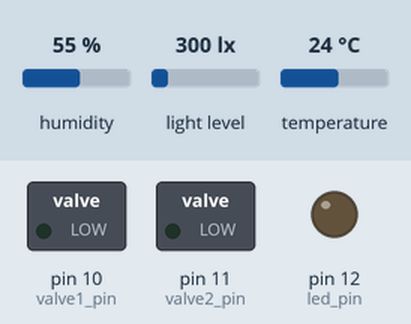
A sketch run on a simulated Arduino Uno, built with avr-gcc and run on an emulated ATmega328P. Shown: switched loads named in the sketch (green lamp = pin HIGH), output pins drawn as LEDs (lit = HIGH). The test bench sets the inputs (shaded band); at power-on: light level 300 lx, temperature 24 °C, humidity 55 %. Pins used as bus, display or sensor lines are not drawn; what the sketch prints to the serial monitor is not drawn.

Above: at 4.3 s.
4.4 s: light level set to 111 lx
12.0 s: light level set to 94 lx
At 20.7 s:
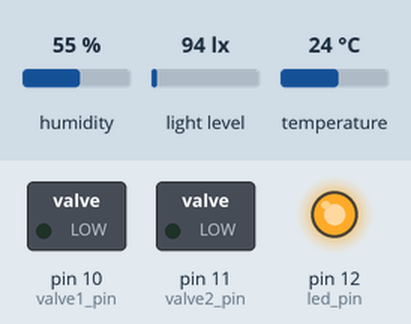
21.0 s: temperature set to 10.8 °C
22.5 s: temperature set to 9.6 °C
24.9 s: light level set to 500 lx
At 37.9 s:
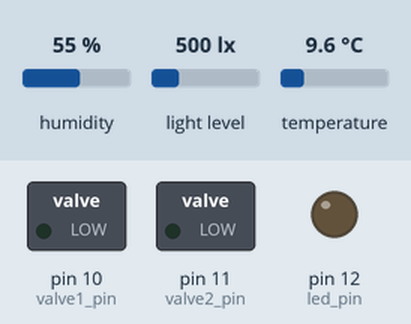
38.5 s: light level set to 40 lx
At 46.9 s:
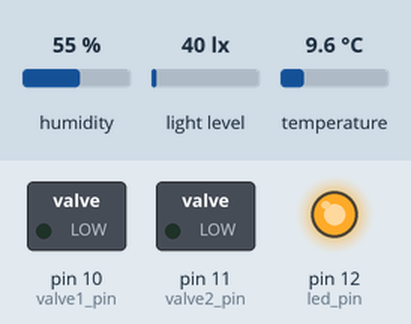
Timing chart, 0 to 48.2 s (numbered marks = the images above; inputs shaded):
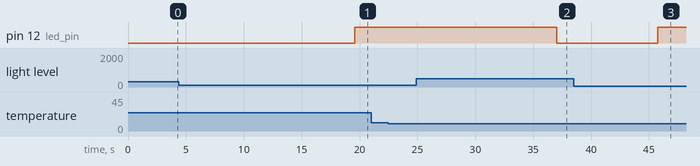

Measured:
- the behaviour switches between 101 and 100 lx on light level (found by bisection; images 0 and 1)
- after the input at 4.4 s, every drawn part: stays the same
- after the input at 12.0 s, pin 12 (led_pin): LOW → HIGH after 7.6 s
- after the input at 21.0 s, every drawn part: stays the same
- after the input at 22.5 s, every drawn part: stays the same
- after the input at 24.9 s, pin 12 (led_pin): HIGH → LOW after 12.1 s
- after the input at 38.5 s, pin 12 (led_pin): LOW → HIGH after 7.3 s

The sketch:

data-transfer-code.ino
```cpp
//VALVES _______________________________________________________________________________________________________________________________________________________________
#define valve1_pin 10 //when set high it tells relay module to open valve 1 (WATER)
#define valve2_pin 11 //when set high it tells relay module to open valve 2 (FERTILIZER)

//LED _______________________________________________________________________________________________________________________________________________________________
#define led_pin 12 //when set high it goes to the gate of MOSFET transistor and turns LED on

//SOIL SENSOR_______________________________________________________________________________________________________________________________________________________________
//from tutorial: https://how2electronics.com/measure-soil-nutrient-using-arduino-soil-npk-sensor/
#include <SoftwareSerial.h>
#include <Wire.h> //also used by SHT30 and light sensor

#define RE 8 //enable pin for Rx
#define DE 7 //enable pin for Tx

//DATA TRANSFER_______________________________________________________________________________________________________________________________________________________________
#define serialPi Serial

//The arrays of data we are sending to the sensor
const uint8_t humid_send [] = {0x01, 0x03, 0x00, 0x00, 0x00, 0x01, 0x84, 0x0a}; //Relative humid (%RH) TX:01 03 00 00 00 01 84 0a RX:01 03 02 01 2B F9 CB
const uint8_t temp_send [] = {0x01, 0x03, 0x00, 0x01, 0x00, 0x01, 0xd5, 0xca}; // in (degrees Celcius) TX:01 03 00 01 00 01 d5 ca RX:01 03 02 00 ED 78 09
const uint8_t conduct_send [] = {0x01, 0x03, 0x00, 0x02, 0x00, 0x01, 0x25, 0xca}; //Conductivity (Us/cm) TX:01 03 00 02 00 01 25 ca RX:01 03 02 03 A2 39 0D
const uint8_t ph_send [] = {0x01, 0x03, 0x00, 0x03, 0x00, 0x01, 0x74, 0x0a}; //pH TX:01 03 00 03 00 01 74 0a RX:01 03 02 00 3E 39 94
const uint8_t n_send [] = {0x01, 0x03, 0x00, 0x04, 0x00, 0x01, 0xc5, 0xcb}; //Nitrogen (mg/kg) TX:01 03 00 04 00 01 c5 cb RX:01 03 02 00 41 78 74
const uint8_t p_send [] = {0x01, 0x03, 0x00, 0x05, 0x00, 0x01, 0x94, 0x0b}; //Phosphorous (mg/kg) TX:01 03 00 05 00 01 94 0b RX:01 03 02 00 5B F9 BF
const uint8_t k_send [] = {0x01, 0x03, 0x00, 0x06, 0x00, 0x01, 0x64, 0x0b}; //Potassium (mg/kg) TX:01 03 00 06 00 01 64 0b RX:01 03 02 00 DC B9 DD


//The arrays that store the data received from sensor
uint8_t humid_return[7]; //we expect a returning array of 7 uint8_ts
uint8_t temp_return[7];
uint8_t conduct_return[7];
uint8_t ph_return[7];
uint8_t n_return[7];
uint8_t p_return[7];
uint8_t k_return[7];

SoftwareSerial mod(2,3); //mySerial RX,TX note that we are connecting RX of sensor (adapter module) to RX of arduino and TX of sensor to TX of arduino


//SHT30 SENSOR_______________________________________________________________________________________________________________________________________________________________
#include <Arduino.h>
#include "Adafruit_SHT31.h"
Adafruit_SHT31 sht31 = Adafruit_SHT31();

//LIGHT SENSOR_______________________________________________________________________________________________________________________________________________________________
#include <Adafruit_Sensor.h>
#include "Adafruit_TSL2591.h"
Adafruit_TSL2591 tsl = Adafruit_TSL2591(2591); // pass in a number for the sensor identifier (for your use later)


void configureSensor(void)
{

  tsl.setGain(TSL2591_GAIN_MED);      // 25x gain
  tsl.setTiming(TSL2591_INTEGRATIONTIME_300MS);
  delay(100);
}


void setup()
{
  Serial.begin(4800);
  serialPi.begin(4800);

//VALVES_______________________________________________________________________________________________________________________________________________________________
  pinMode(valve1_pin, OUTPUT);
  pinMode(valve2_pin, OUTPUT);

//LED_______________________________________________________________________________________________________________________________________________________________
  pinMode(led_pin, OUTPUT);

//SOIL SENSOR_______________________________________________________________________________________________________________________________________________________________
  mod.begin(4800); //mySerial.begin change to 4800 later?????
  pinMode(RE, OUTPUT);
  pinMode(DE, OUTPUT);
  delay(3000);

//SHT30 SENSOR_______________________________________________________________________________________________________________________________________________________________
  if (! sht31.begin(0x44)) {   // Set to 0x45 for alternate i2c addr
    Serial.println("Couldn't find SHT31");
    while (1) delay(1);
  }

//LIGHT SENSOR_______________________________________________________________________________________________________________________________________________________________
  configureSensor();

}


//SOIL SENSOR_______________________________________________________________________________________________________________________________________________________________
uint8_t humid()
{
  digitalWrite(DE,HIGH); //transmit mode
  digitalWrite(RE,HIGH);
  delay(100);

  if (mod.write(humid_send, sizeof(humid_send)) == 8) //checking if message is correct length
    {
      digitalWrite(DE, LOW); //receive mode
      digitalWrite(RE, LOW);
      delay(100);

      for(uint8_t i=0; i<7; i++)
        {
          humid_return[i]= mod.read();
        }
    }
uint8_t humid_uint8_t1 = humid_return[3]; //same as uint8_t
uint8_t humid_uint8_t2 = humid_return[4];


uint16_t humid_both_uint8_ts = 0;

humid_both_uint8_ts = humid_uint8_t1;
humid_both_uint8_ts <<=8; //left shift
humid_both_uint8_ts = humid_both_uint8_ts | humid_uint8_t2; //OR operation to merge uint8_t1 and uint8_t2 (01 23 -> 0123)

float humid_float =0;
humid_float = humid_both_uint8_ts;

float humid_final = 0;
humid_final = humid_float / 10;

return humid_final;
}


uint8_t temperature()
{
  digitalWrite(DE,HIGH); //transmit mode
  digitalWrite(RE,HIGH);
  delay(100);

  if (mod.write(temp_send, sizeof(temp_send)) == 8) //checking if message is correct length
    {
      digitalWrite(DE, LOW); //receive mode
      digitalWrite(RE, LOW);
      delay(100);

      for(uint8_t i=0; i<7; i++)
        {
          temp_return[i]= mod.read();
        }
    }
uint8_t temp_uint8_t1 = temp_return[3]; //same as uint8_t
uint8_t temp_uint8_t2 = temp_return[4];


uint16_t temp_both_uint8_ts = 0;

temp_both_uint8_ts = temp_uint8_t1;
temp_both_uint8_ts <<=8; //left shift
temp_both_uint8_ts = temp_both_uint8_ts | temp_uint8_t2; //OR operation to merge uint8_t1 and uint8_t2 (01 23 -> 0123)

float temp_float =0;
temp_float = temp_both_uint8_ts;

float temp_final = 0;
temp_final = temp_float / 10;

//Serial.println(temp_final, 1);
//delay(100);
return temp_final;
}


uint8_t conductivity()
{
  digitalWrite(DE,HIGH); //transmit mode
  digitalWrite(RE,HIGH);
  delay(100);

  if (mod.write(conduct_send, sizeof(conduct_send)) == 8) //checking if message is correct length
    {
      digitalWrite(DE, LOW); //receive mode
      digitalWrite(RE, LOW);
      delay(100);

      for(uint8_t i=0; i<7; i++)
        {
          conduct_return[i]= mod.read();
        }
    }
uint8_t conduct_uint8_t1 = conduct_return[3]; //same as uint8_t
uint8_t conduct_uint8_t2 = conduct_return[4];


uint16_t conduct_both_uint8_ts = 0;

conduct_both_uint8_ts = conduct_uint8_t1;
conduct_both_uint8_ts <<=8; //left shift
conduct_both_uint8_ts = conduct_both_uint8_ts | conduct_uint8_t2; //OR operation to merge uint8_t1 and uint8_t2 (01 23 -> 0123)

float conduct_float =0;
conduct_float = conduct_both_uint8_ts;

float conduct_final = conduct_both_uint8_ts;

//Serial.println(conduct_final,0);
//delay(100);
return conduct_final;
}


uint8_t ph()
{
  digitalWrite(DE,HIGH); //transmit mode
  digitalWrite(RE,HIGH);
  delay(100);

  if (mod.write(ph_send, sizeof(ph_send)) == 8) //checking if message is correct length
    {
      digitalWrite(DE, LOW); //receive mode
      digitalWrite(RE, LOW);
      delay(100);

      for(uint8_t i=0; i<7; i++)
        {
          ph_return[i]= mod.read();
        }
    }
uint8_t ph_uint8_t1 = ph_return[3]; //same as uint8_t
uint8_t ph_uint8_t2 = ph_return[4];


uint16_t ph_both_uint8_ts = 0;

ph_both_uint8_ts = ph_uint8_t1;
ph_both_uint8_ts <<=8; //left shift
ph_both_uint8_ts = ph_both_uint8_ts | ph_uint8_t2; //OR operation to merge uint8_t1 and uint8_t2 (01 23 -> 0123)

float ph_float =0;
ph_float = ph_both_uint8_ts;

float ph_final = 0;
ph_final = ph_float / 10;

//Serial.println(ph_final, 1);
//delay(100);
return ph_final;
}


uint8_t nitrogen()
{
  digitalWrite(DE,HIGH); //transmit mode
  digitalWrite(RE,HIGH);
  delay(100);

  if (mod.write(n_send, sizeof(n_send)) == 8) //checking if message is correct length
    {
      digitalWrite(DE, LOW); //receive mode
      digitalWrite(RE, LOW);
      delay(100);

      for(uint8_t i=0; i<7; i++)
        {
          n_return[i]= mod.read();
        }
    }
uint8_t n_uint8_t1 = n_return[3]; //same as uint8_t
uint8_t n_uint8_t2 = n_return[4];


uint16_t n_both_uint8_ts = 0;

n_both_uint8_ts = n_uint8_t1;
n_both_uint8_ts <<=8; //left shift
n_both_uint8_ts = n_both_uint8_ts | n_uint8_t2; //OR operation to merge uint8_t1 and uint8_t2 (01 23 -> 0123)

float n_float =0;
n_float = n_both_uint8_ts;

float n_final = n_both_uint8_ts;

//Serial.println(n_final, 0);
//delay(100);

return n_final;
}


uint8_t phosphorous()
{
  digitalWrite(DE,HIGH); //transmit mode
  digitalWrite(RE,HIGH);
  delay(100);

  if (mod.write(p_send, sizeof(p_send)) == 8) //checking if message is correct length
    {
      digitalWrite(DE, LOW); //receive mode
      digitalWrite(RE, LOW);
      delay(100);

      for(uint8_t i=0; i<7; i++)
        {
          p_return[i]= mod.read();
        }
    }
uint8_t p_uint8_t1 = p_return[3]; //same as uint8_t
uint8_t p_uint8_t2 = p_return[4];


uint16_t p_both_uint8_ts = 0;

p_both_uint8_ts = p_uint8_t1;
p_both_uint8_ts <<=8; //left shift
p_both_uint8_ts = p_both_uint8_ts | p_uint8_t2; //OR operation to merge uint8_t1 and uint8_t2 (01 23 -> 0123)

float p_float =0;
p_float = p_both_uint8_ts;

float p_final = p_both_uint8_ts;

//Serial.println(p_final, 0);
//delay(100);

return p_final;
}


uint8_t potassium()
{
  digitalWrite(DE,HIGH); //transmit mode
  digitalWrite(RE,HIGH);
  delay(100);

  if (mod.write(k_send, sizeof(k_send)) == 8) //checking if message is correct length
    {
      digitalWrite(DE, LOW); //receive mode
      digitalWrite(RE, LOW);
      delay(100);

      for(uint8_t i=0; i<7; i++)
        {
          k_return[i]= mod.read();
        }
    }
uint8_t k_uint8_t1 = k_return[3]; //same as uint8_t
uint8_t k_uint8_t2 = k_return[4];


uint16_t k_both_uint8_ts = 0;

k_both_uint8_ts = k_uint8_t1;
k_both_uint8_ts <<=8; //left shift
k_both_uint8_ts = k_both_uint8_ts | k_uint8_t2; //OR operation to merge uint8_t1 and uint8_t2 (01 23 -> 0123)

float k_float =0;
k_float = k_both_uint8_ts;

float k_final = k_both_uint8_ts;

//Serial.println(k_final, 0);
//delay(100);

return k_final;
}


//SHT30 SENSOR_______________________________________________________________________________________________________________________________________________________________
int sht30temp ()
{
  float t = sht31.readTemperature();
  if (! isnan(t)) {  // check if 'is not a number'
    //Serial.println(t);
    return t;
  } else {
    Serial.println("Failed to read temperature");
  }
  //delay(100);
}

int sht30humid ()
{
  float h = sht31.readHumidity();

  if (! isnan(h)) {  // check if 'is not a number'
    return h;
  } else {
    Serial.println("Failed to read humid");
  }

  //delay(100);
}


//LIGHT SENSOR_______________________________________________________________________________________________________________________________________________________________
int advancedRead()
{
  // More advanced data read example. Read 32 bits with top 16 bits IR, bottom 16 bits full spectrum
  // That way you can do whatever math and comparisons you want!
  uint32_t lum = tsl.getFullLuminosity();
  uint16_t ir, full;
  ir = lum >> 16;
  full = lum & 0xFFFF;

  //Serial.println(tsl.calculateLux(full, ir), 0);
  //delay(100);

  return tsl.calculateLux(full, ir);
}


void loop()
{

//SENSORS____________________________________________________________________________________________________________________________________________________________________
  //humid();
  int humid_global = humid();
  //Serial.println(humid_global);
  delay(100);
  //temperature();
  int temp_global = temperature();
  //Serial.println(temp_global);
  delay(100);
  //conductivity();
  int conduct_global = conductivity();
  //Serial.println(conduct_global);
  delay(100);
  //ph();
  int ph_global = ph();
  //Serial.println(ph_global);
  delay(100);
  //nitrogen();
  int n_global = nitrogen();
  //Serial.println(n_global);
  delay(100);
  //phosphorous();
  int p_global = phosphorous();
  //Serial.println(p_global);
  delay(100);
  //potassium();
  int k_global = potassium ();
  //Serial.println(k_global);
  delay(100);


  int ambtemp_global = sht30temp();
  //Serial.println (ambtemp_global);
  delay(100);

  int ambhumid_global = sht30humid();
  //Serial.println (ambhumid_global);
  delay(100);

  int light_global = advancedRead();
  //Serial.println (light_global);
  delay(100);


//DATA TRANSFER____________________________________________________________________________________________________________________________________________________________________
//Send the data to the rpi
serialPi.print("<");
serialPi.print("humidity ");
serialPi.print(humid_global);
serialPi.print(",");
serialPi.print("temperature ");
serialPi.print(temp_global);
serialPi.print(",");
serialPi.print("conductivity ");
serialPi.print(conduct_global);
serialPi.print(",");
serialPi.print("pH ");
serialPi.print(ph_global);
serialPi.print(",");
serialPi.print("nitrogen ");
serialPi.print(n_global);
serialPi.print(",");
serialPi.print("phosphorous ");
serialPi.print(p_global);
serialPi.print(",");
serialPi.print("potassium ");
serialPi.print(k_global);
serialPi.print(",");
serialPi.print("ambient_temperature ");
serialPi.print(ambtemp_global);
serialPi.print(",");
serialPi.print("ambient_humidity ");
serialPi.print(ambhumid_global);
serialPi.print(",");
serialPi.print("light ");
serialPi.print(light_global);
serialPi.print(">");
delay(5000);

//VALVES____________________________________________________________________________________________________________________________________________________________________

//Valve1 (water)
 //int humid_global = humid();
  //Serial.println("humid_global is ");
  //Serial.println(humid_global);

  if (humid_global < 5)
    {
      digitalWrite(valve1_pin, HIGH); //open valve 1
      //delay(30000); //30 seconds
      digitalWrite(valve1_pin, LOW);
    }

//Valve 2
 //int n_global = nitrogen();
 //int p_global = phosphorous();
 //int k_global = potassium ();

 if (n_global < 10 && p_global < 10 && k_global < 10)
 {
      digitalWrite(valve2_pin, HIGH); //open valve 1
      //delay(30000); //30 seconds
      digitalWrite(valve2_pin, LOW);
 }

//LED____________________________________________________________________________________________________________________________________________________________________
 //int light_global = advancedRead();
 //Serial.print("light level is ");
 //Serial.println(light_global);

  if (light_global < 100) //anything under 100 Lux is pretty dark so we turn LED on
    {
      digitalWrite(led_pin, HIGH); //turn light on
    }
  else {
    digitalWrite(led_pin, LOW); //turn light off
  }

  Serial.println("\n");
  delay(1000);


}
```
